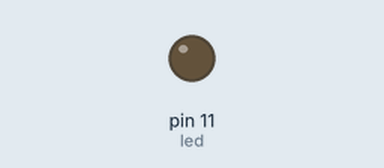
A sketch run on a simulated Arduino Uno, built with avr-gcc and run on an emulated ATmega328P. On the bench: output pins drawn as LEDs (lit = HIGH).

Above: at 2.3 s.
At 6.7 s:
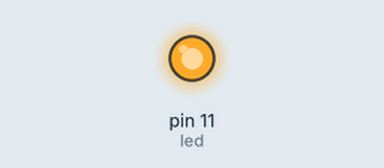
Timing chart, 0 to 10.9 s (numbered marks = the images above):
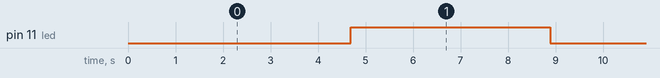

Measured:
- by itself, pin 11 (led): alternates HIGH for 4.2 s and LOW for 4.2 s

The sketch:

parpadea_normal.ino
```cpp
int led = 11;
int current = HIGH;
int next = LOW;

void setup()
{
  cli();
  TCCR1B = 0; TCCR1A = 0;
  TCCR1B |= (1 << CS12);
  TCCR1B |= (1 << CS10);
  TCNT1 = 0xE17C; // valor inicial: 27,724 = 0xE17C
  TIMSK1 |= (1 << TOIE1);
  sei();
  pinMode(led, OUTPUT);
}

void loop()
{

}

ISR(TIMER1_OVF_vect)
{
  digitalWrite(led, next);
  int aux = next;
  next = current;
  current = aux;
}
```
